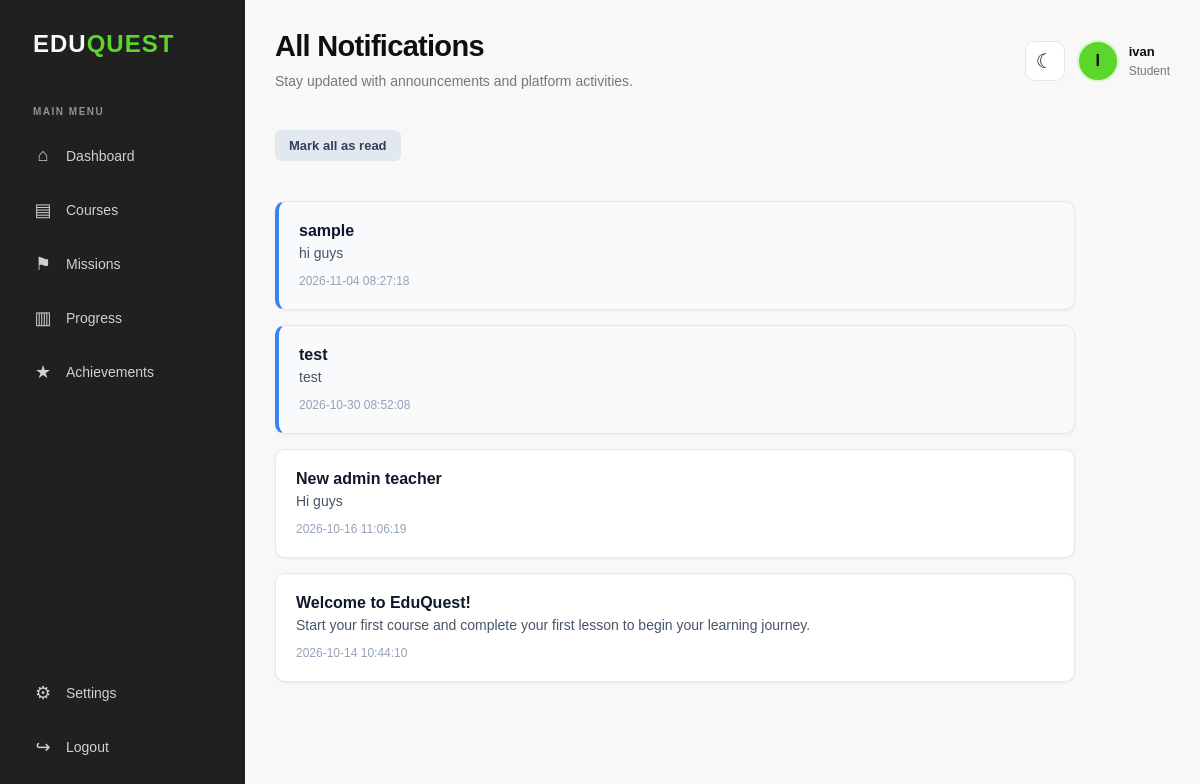
The app's page /EDUQUEST_FINAL/NotificationPage.php (signed in) with its own data.
### tables this page shows
CREATE TABLE `users` (
  `user_id` int(10) UNSIGNED NOT NULL,
  `full_name` varchar(150) NOT NULL,
  `username` varchar(60) NOT NULL,
  `email` varchar(190) NOT NULL,
  `password_hash` varchar(255) NOT NULL,
  `role` enum('admin','student') NOT NULL DEFAULT 'student',
  `account_status` enum('active','inactive','suspended') NOT NULL DEFAULT 'active',
  `profile_image` varchar(255) DEFAULT NULL,
  `created_at` timestamp NOT NULL DEFAULT current_timestamp(),
  `updated_at` timestamp NOT NULL DEFAULT current_timestamp() ON UPDATE current_timestamp(),
  `last_login` datetime DEFAULT NULL
);

CREATE TABLE `notifications` (
  `notification_id` int(10) UNSIGNED NOT NULL,
  `user_id` int(10) UNSIGNED DEFAULT NULL,
  `title` varchar(200) NOT NULL,
  `message` text NOT NULL,
  `notification_type` varchar(50) NOT NULL DEFAULT 'general',
  `is_read` tinyint(1) NOT NULL DEFAULT 0,
  `created_at` timestamp NOT NULL DEFAULT current_timestamp(),
  `audience` varchar(100) DEFAULT 'All students'
);

### EDUQUEST_FINAL/NotificationPage.php (the view, shortened to what this page needs)
<?php
require_once __DIR__ . '/Admin_Portal/db_connect.php';
$conn->set_charset("utf8mb4");
$userId = (int) $_SESSION['user_id'];
$stmt = $conn->prepare("SELECT user_id, full_name, username, email FROM users WHERE user_id = ? AND role = 'student' LIMIT 1");
$stmt->bind_param("i", $userId);
$stmt->execute();
$user = $stmt->get_result()->fetch_assoc();
$displayName = !empty($user['username']) ? $user['username'] : $user['full_name'];
$firstLetter = strtoupper(substr($displayName, 0, 1));
$notifications = [];
$stmt = $conn->prepare("
    SELECT notification_id, title AS notification_title, message AS notification_message, is_read, created_at
    FROM notifications
    WHERE (user_id = ? OR audience = 'All students' OR user_id IS NULL)
    ORDER BY created_at DESC
");
$stmt->bind_param("i", $userId);
$stmt->execute();
$result = $stmt->get_result();
while ($row = $result->fetch_assoc()) {
    $notifications[] = $row;
}
$unreadNotifications = 0;
foreach ($notifications as $n) {
    if ((int)$n['is_read'] === 0) {
        $unreadNotifications++;
    }
}
?>
<!DOCTYPE html>
<html lang="en">
<head>
    <link rel="stylesheet" href="css/Dashboard_style.css">
</head>
<body>
<div class="dashboard-layout">
    <aside class="sidebar">
        <a href="DashboardPage.php" class="brand"><span>EDU</span><strong>QUEST</strong></a>
        <p class="menu-label">MAIN MENU</p>
        <nav class="sidebar-nav">
            <a href="DashboardPage.php" class="nav-link"><span class="nav-icon">⌂</span><span>Dashboard</span></a>
            <a href="CoursePage.php" class="nav-link"><span class="nav-icon">▤</span><span>Courses</span></a>
            <a href="MissionsPage.php" class="nav-link"><span class="nav-icon">⚑</span><span>Missions</span></a>
            <a href="ProgressPage.php" class="nav-link"><span class="nav-icon">▥</span><span>Progress</span></a>
            <a href="AchievementsPage.php" class="nav-link"><span class="nav-icon">★</span><span>Achievements</span></a>
        </nav>
        <div class="sidebar-bottom">
            <a href="SettingsPage.php" class="nav-link"><span class="nav-icon">⚙</span><span>Settings</span></a>
            <a href="logout.php" class="nav-link"><span class="nav-icon">↪</span><span>Logout</span></a>
        </div>
    </aside>
    <div class="main-area">
        <header class="topbar">
            <div class="welcome-text">
                <h1>All Notifications</h1>
                <p>Stay updated with announcements and platform activities.</p>
            </div>
            <div class="topbar-actions">
                <button type="button" class="icon-button" id="darkModeButton">☾</button>
                <div class="profile">
                    <div class="avatar"><?php echo htmlspecialchars($firstLetter, ENT_QUOTES, 'UTF-8'); ?></div>
                    <div class="profile-info">
                        <strong><?php echo htmlspecialchars($displayName, ENT_QUOTES, 'UTF-8'); ?></strong>
                        <span>Student</span>
                    </div>
                </div>
            </div>
        </header>
        <main class="dashboard-content">
            <?php if ($unreadNotifications > 0): ?>
                <a href="NotificationPage.php?mark_read=all" class="mark-read-btn">Mark all as read</a>
            <?php endif; ?>
            <div class="notifications-list">
                <?php if (empty($notifications)): ?>
                    <p class="empty-state">No notifications found.</p>
                <?php else: ?>
                    <?php foreach ($notifications as $note): ?>
                        <div class="notification-card <?php echo ((int)$note['is_read'] === 0) ? 'unread' : ''; ?>">
                            <div>
                                <h3><?php echo htmlspecialchars($note['notification_title'], ENT_QUOTES, 'UTF-8'); ?></h3>
                                <p><?php echo htmlspecialchars($note['notification_message'], ENT_QUOTES, 'UTF-8'); ?></p>
                                <small><?php echo htmlspecialchars($note['created_at'], ENT_QUOTES, 'UTF-8'); ?></small>
                            </div>
                        </div>
                    <?php endforeach; ?>
                <?php endif; ?>
            </div>
        </main>
    </div>
</div>
</body>
</html>

### EDUQUEST_FINAL/css/Dashboard_style.css (style rules this page uses)
* { margin: 0; padding: 0; box-sizing: border-box; font-family: Arial, Helvetica, sans-serif; }
:root { --black: #0F0F0F; --dark-gray: #202020; --green: #5DD62C; --dark-green: #337418; --off-white: #F8F8F8; --white: #FFFFFF; --gray: #777777; --border: #E5E5E5; --card-shadow: 0 5px 18px rgba(15, 15, 15, 0.05); }
body { min-height: 100vh; background: var(--off-white); color: var(--black); transition: background 0.25s ease, color 0.25s ease; }
button, a { -webkit-tap-highlight-color: transparent; }
button { font: inherit; }
a { color: inherit; }
.dashboard-layout { display: flex; min-height: 100vh; }
.main-area { flex: 1; min-width: 0; padding: 30px 40px 45px; }
.dashboard-content { width: 100%; max-width: 1600px; margin: 0 auto; }
.sidebar { position: sticky; top: 0; display: flex; flex-direction: column; width: 245px; height: 100vh; min-height: 600px; flex-shrink: 0; padding: 30px 18px; background: var(--dark-gray); }
.brand { display: inline-block; margin: 0 15px 48px; color: var(--off-white); font-size: 24px; font-weight: 800; letter-spacing: 1px; text-decoration: none; white-space: nowrap; }
.brand span { color: var(--off-white); }
.brand strong { color: var(--green); }
.menu-label { margin: 0 15px 15px; color: #929292; font-size: 10px; font-weight: 700; letter-spacing: 1.5px; }
.sidebar-nav, .sidebar-bottom { display: flex; flex-direction: column; gap: 7px; }
.sidebar-bottom { margin-top: auto; padding-top: 30px; }
.nav-link { position: relative; display: flex; align-items: center; gap: 13px; min-height: 47px; padding: 0 15px; border-radius: 8px; color: #D1D1D1; font-size: 14px; text-decoration: none; transition: background 0.2s ease, color 0.2s ease; }
.nav-icon { display: inline-flex; align-items: center; justify-content: center; width: 20px; flex-shrink: 0; font-size: 18px; }
.topbar { display: flex; align-items: center; justify-content: space-between; gap: 20px; margin-bottom: 38px; }
.welcome-text { min-width: 0; }
.welcome-text h1 { margin-bottom: 8px; font-size: 29px; font-weight: 750; letter-spacing: -0.7px; overflow-wrap: anywhere; }
.welcome-text p { color: var(--gray); font-size: 14px; line-height: 1.5; }
.topbar-actions { display: flex; align-items: center; justify-content: flex-end; gap: 12px; flex-shrink: 0; }
.icon-button { position: relative; display: flex; align-items: center; justify-content: center; width: 40px; height: 40px; flex-shrink: 0; border: 1px solid var(--border); border-radius: 10px; background: var(--white); color: var(--dark-gray); font-size: 20px; cursor: pointer; transition: background 0.2s ease, border-color 0.2s ease; }
.profile { display: flex; align-items: center; gap: 10px; min-width: 0; }
.avatar { display: flex; align-items: center; justify-content: center; width: 42px; height: 42px; flex-shrink: 0; border: 2px solid #D9F5CE; border-radius: 50%; background: var(--green); color: var(--black); font-size: 16px; font-weight: 800; }
.profile-info { display: flex; flex-direction: column; gap: 5px; min-width: 0; }
.profile-info strong { max-width: 140px; overflow: hidden; color: var(--black); font-size: 13px; text-overflow: ellipsis; white-space: nowrap; }
.profile-info span { color: var(--gray); font-size: 12px; }
@media (max-width: 1250px) { .main-area { padding: 30px; } }
.avatar { width: 42px; height: 42px; min-width: 42px; border-radius: 50%; overflow: hidden; display: flex; align-items: center; justify-content: center; }

### EDUQUEST_FINAL/NotificationPage.php (style rules this page uses)
.notifications-list { display: flex; flex-direction: column; gap: 15px; margin-top: 20px; max-width: 800px; }
.notification-card { background: #fff; padding: 20px; border-radius: 10px; border: 1px solid #e2e8f0; display: flex; justify-content: space-between; align-items: flex-start; box-shadow: 0 1px 3px rgba(0,0,0,0.05); }
.notification-card.unread { border-left: 4px solid #3b82f6; background: #f8fafc; }
.notification-card h3 { margin: 0 0 5px 0; font-size: 16px; color: #0f172a; }
.notification-card p { margin: 0 0 10px 0; font-size: 14px; color: #475569; }
.notification-card small { font-size: 12px; color: #94a3b8; }
.mark-read-btn { background: #e2e8f0; color: #334155; border: none; padding: 8px 14px; font-size: 13px; font-weight: 600; border-radius: 6px; text-decoration: none; display: inline-block; margin-bottom: 20px; }

### records on screen
users: username "I", username "ivan"
notifications: title "sample", message "hi guys", created_at "2026-11-04 08:27:18"
notifications: title "test", message "test", created_at "2026-10-30 08:52:08"
notifications: title "New admin teacher", message "Hi guys", created_at "2026-10-16 11:06:19"
notifications: title "Welcome to EduQuest!", message "Start your first course and complete your first lesson to begin your learning journey.", created_at "2026-10-14 10:44:10"
